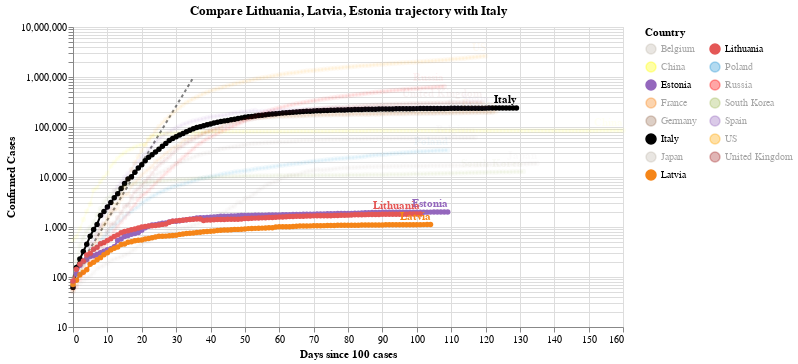

The cell this chart's notebook holds for it:
### Code cell
#hide_input
chart3 = make_since_chart(dff2, ['Lithuania', 'Latvia', 'Estonia'], baseline_countries)
chart3

### Figure 1 — Vega-Lite specification as saved in the notebook (floating-point values rounded to 4 significant figures; data arrays with more than 128 entries replaced by an {"elided": "..."} marker saying what was removed)
{"config": {"view": {"continuousWidth": 400, "continuousHeight": 300}}, "layer": [{"data": {"name": "data-628230001892d6798b50651be41d1b3e"}, "mark": {"type": "line", "color": "black", "opacity": 0.5, "strokeDash": [3, 3]}, "encoding": {"x": {"type": "quantitative", "field": "Days since 100 cases"}, "y": {"type": "quantitative", "field": "Confirmed Cases"}}}, {"data": {"name": "data-1c32db10a376bfb5072bb77829f9ef93"}, "mark": {"type": "line", "point": true}, "encoding": {"color": {"type": "nominal", "field": "Country", "legend": {"columns": 2}, "scale": {"domain": ["Belgium", "China", "Estonia", "France", "Germany", "Italy", "Japan", "Latvia", "Lithuania", "Poland", "Russia", "South Korea", "Spain", "US", "United Kingdom"], "range": ["#C1B7AD", "yellow", "#9467bd", "#F58518", "#9D755D", "black", "#C1B7AD", "#F58518", "#E45756", "#2495D3", "red", "#A1BA59", "#9467bd", "orange", "brown"]}}, "opacity": {"condition": {"value": 1, "selection": "selector002"}, "value": 0.05}, "tooltip": [{"type": "nominal", "field": "Country"}, {"type": "temporal", "field": "Date"}, {"type": "quantitative", "field": "Confirmed Cases"}, {"type": "quantitative", "field": "Days since 100 cases"}], "x": {"type": "quantitative", "field": "Days since 100 cases"}, "y": {"type": "quantitative", "field": "Confirmed Cases", "scale": {"type": "log"}}}, "selection": {"selector002": {"type": "multi", "fields": ["Country"], "bind": "legend", "init": [{"Country": "Lithuania"}, {"Country": "Latvia"}, {"Country": "Estonia"}, {"Country": "Italy"}]}}, "width": 550}, {"data": {"name": "data-1c32db10a376bfb5072bb77829f9ef93"}, "mark": {"type": "text", "align": "right", "dy": -8, "fontWeight": "bold"}, "encoding": {"color": {"type": "nominal", "field": "Country", "legend": {"columns": 2}, "scale": {"domain": ["Belgium", "China", "Estonia", "France", "Germany", "Italy", "Japan", "Latvia", "Lithuania", "Poland", "Russia", "South Korea", "Spain", "US", "United Kingdom"], "range": ["#C1B7AD", "yellow", "#9467bd", "#F58518", "#9D755D", "black", "#C1B7AD", "#F58518", "#E45756", "#2495D3", "red", "#A1BA59", "#9467bd", "orange", "brown"]}}, "opacity": {"condition": {"value": 1, "selection": "selector002"}, "value": 0.05}, "text": {"type": "nominal", "field": "Country"}, "tooltip": [{"type": "nominal", "field": "Country"}, {"type": "temporal", "field": "Date"}, {"type": "quantitative", "field": "Confirmed Cases"}, {"type": "quantitative", "field": "Days since 100 cases"}], "x": {"type": "quantitative", "field": "Days since 100 cases"}, "y": {"type": "quantitative", "field": "Confirmed Cases", "scale": {"type": "log"}}}, "transform": [{"filter": "(datum['Date'] >= 1593475200000)"}], "width": 550}], "title": "Compare Lithuania, Latvia, Estonia trajectory with Italy", "$schema": "https://vega.github.io/schema/vega-lite/v4.0.2.json", "datasets": {"data-628230001892d6798b50651be41d1b3e": [{"Days since 100 cases": 0, "Confirmed Cases": 100.0}, {"Days since 100 cases": 1, "Confirmed Cases": 130.0}, {"Days since 100 cases": 2, "Confirmed Cases": 169.0}, {"Days since 100 cases": 3, "Confirmed Cases": 219.7}, {"Days since 100 cases": 4, "Confirmed Cases": 285.6}, {"Days since 100 cases": 5, "Confirmed Cases": 371.3}, {"Days since 100 cases": 6, "Confirmed Cases": 482.7}, {"Days since 100 cases": 7, "Confirmed Cases": 627.5}, {"Days since 100 cases": 8, "Confirmed Cases": 815.7}, {"Days since 100 cases": 9, "Confirmed Cases": 1060.0}, {"Days since 100 cases": 10, "Confirmed Cases": 1379.0}, {"Days since 100 cases": 11, "Confirmed Cases": 1792.0}, {"Days since 100 cases": 12, "Confirmed Cases": 2330.0}, {"Days since 100 cases": 13, "Confirmed Cases": 3029.0}, {"Days since 100 cases": 14, "Confirmed Cases": 3937.0}, {"Days since 100 cases": 15, "Confirmed Cases": 5119.0}, {"Days since 100 cases": 16, "Confirmed Cases": 6654.0}, {"Days since 100 cases": 17, "Confirmed Cases": 8650.0}, {"Days since 100 cases": 18, "Confirmed Cases": 11250.0}, {"Days since 100 cases": 19, "Confirmed Cases": 14620.0}, {"Days since 100 cases": 20, "Confirmed Cases": 19000.0}, {"Days since 100 cases": 21, "Confirmed Cases": 24710.0}, {"Days since 100 cases": 22, "Confirmed Cases": 32120.0}, {"Days since 100 cases": 23, "Confirmed Cases": 41750.0}, {"Days since 100 cases": 24, "Confirmed Cases": 54280.0}, {"Days since 100 cases": 25, "Confirmed Cases": 70560.0}, {"Days since 100 cases": 26, "Confirmed Cases": 91730.0}, {"Days since 100 cases": 27, "Confirmed Cases": 119300.0}, {"Days since 100 cases": 28, "Confirmed Cases": 155000.0}, {"Days since 100 cases": 29, "Confirmed Cases": 201500.0}, {"Days since 100 cases": 30, "Confirmed Cases": 262000.0}, {"Days since 100 cases": 31, "Confirmed Cases": 340600.0}, {"Days since 100 cases": 32, "Confirmed Cases": 442800.0}, {"Days since 100 cases": 33, "Confirmed Cases": 575600.0}, {"Days since 100 cases": 34, "Confirmed Cases": 748300.0}, {"Days since 100 cases": 35, "Confirmed Cases": 972800.0}], "data-1c32db10a376bfb5072bb77829f9ef93": {"elided": "1823 records"}}}
